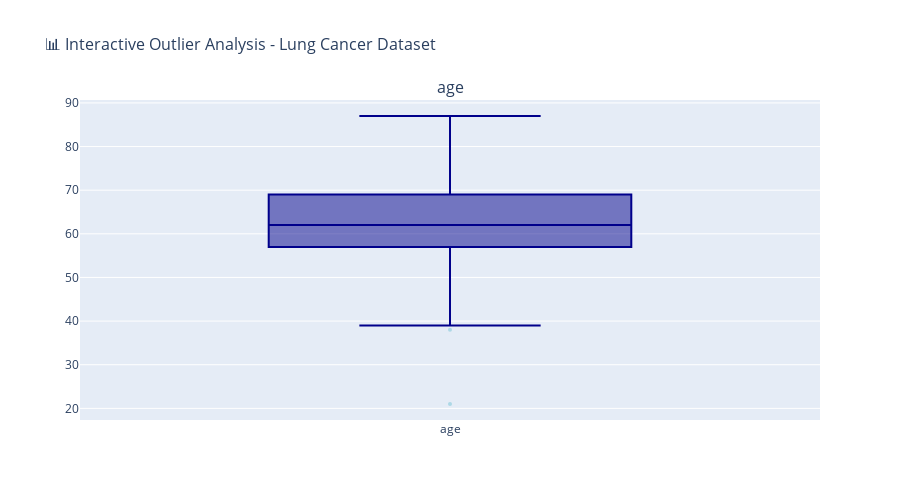
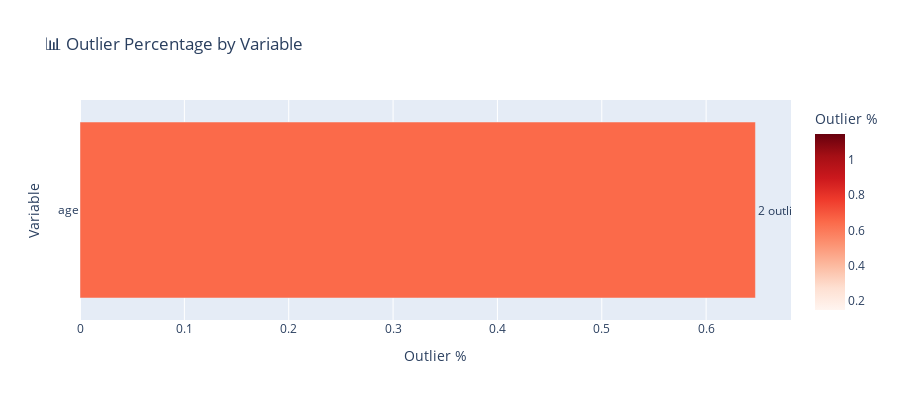

The notebook cell saved with these charts, in order:
### Markdown cell above
# 📊 Distribution Analysis & Statistical Insights

## 🎯 Understanding Data Distributions Through Box Plots
Statistical exploration of variable distributions, outliers, and patterns across patient features.

## 🔍 Key Distribution Patterns Revealed

### ⚡ Age Distribution
- **Range:** 21-82 years
- **Median:** ~61 years
- **Pattern:** Slightly right-skewed
- Majority of patients between 50-70 years
- Very few younger patients (21-38) are outliers
- Most patients cluster around the median age

### 👥 Binary Symptom Variables
- **Values:** 0 or 1 (absent/present)
- **Pattern:** Mostly balanced, some symptoms more prevalent
- No extreme outliers since binary values are constrained
- Useful for correlation and pattern detection

## 🎯 Critical Statistical Insights

### 🔥 Outlier Significance

#### 🌡️ Age Outliers
- **Lower-bound outliers:** Younger patients (21-38)
- **Upper-bound:** None beyond 87
- Rare age outliers have minimal impact on overall dataset patterns

#### 📈 Distribution Shapes
- **Age:** Slightly right-skewed
- **Symptoms:** Binary, evenly distributed
- **Target (lung_cancer):** 0/1, no continuous outliers

#### 🎯 Risk Implications
- Age may influence lung cancer risk but extreme ages are rare
- Binary symptom variables show no anomalous data
- Tail observations can be noted but are not critical for modeling

## 🚀 Strategic Implications

### 🎯 Data-Driven Modeling

#### 🎯 Feature Selection
- Include age and binary symptoms
- Rare outliers in age can be left as is or capped

#### 📋 Data Preprocessing
- Binary variables do not require outlier handling
- Age may be normalized or scaled if needed for algorithms sensitive to magnitude

#### 💡 Summary Insight
- Most features are well-behaved
- Only age shows minor outliers (0.65%)
- Dataset is generally clean and ready for predictive modeling

### Code cell
from plotly.subplots import make_subplots
import plotly.graph_objects as go
import plotly.express as px
import pandas as pd

# 1️⃣ Identificar variables numéricas
numerical_cols = ['age']
numerical_df = df[numerical_cols]

# 2️⃣ Crear subplots interactivos de Boxplot
fig = make_subplots(
    rows=1, cols=len(numerical_cols),
    subplot_titles=numerical_cols,
    vertical_spacing=0.08,
    horizontal_spacing=0.08
)

for i, column in enumerate(numerical_cols):
    fig.add_trace(
        go.Box(
            y=numerical_df[column],
            name=column,
            boxpoints='outliers',
            marker=dict(color='lightblue', outliercolor='red', size=4),
            line=dict(color='darkblue'),
            showlegend=False
        ),
        row=1, col=i+1
    )

fig.update_layout(
    title_text="📊 Interactive Outlier Analysis - Lung Cancer Dataset",
    height=500,
    showlegend=False,
    title_font_size=16
)
fig.show()

# Calculate comprehensive outlier statistics
print("\n" + "="*90)
print("🔍 COMPREHENSIVE OUTLIER ANALYSIS REPORT")
print("="*90)

outlier_analysis = []

for col in numerical_cols:
    Q1 = numerical_df[col].quantile(0.25)
    Q3 = numerical_df[col].quantile(0.75)
    IQR = Q3 - Q1
    
    lower_bound = Q1 - 1.5 * IQR
    upper_bound = Q3 + 1.5 * IQR
    
    outliers_mask = (numerical_df[col] < lower_bound) | (numerical_df[col] > upper_bound)
    outliers = numerical_df[col][outliers_mask]
    outlier_count = len(outliers)
    outlier_percentage = (outlier_count / len(numerical_df)) * 100
    
    extreme_outlier_mask = (numerical_df[col] < Q1 - 3*IQR) | (numerical_df[col] > Q3 + 3*IQR)
    extreme_outlier_count = extreme_outlier_mask.sum()
    
    outlier_analysis.append({
        'Variable': col,
        'Q1': Q1,
        'Q3': Q3,
        'IQR': IQR,
        'Lower_Bound': lower_bound,
        'Upper_Bound': upper_bound,
        'Outlier_Count': outlier_count,
        'Outlier_Percentage': outlier_percentage,
        'Extreme_Outliers': extreme_outlier_count,
        'Min_Outlier': outliers.min() if outlier_count>0 else None,
        'Max_Outlier': outliers.max() if outlier_count>0 else None
    })
    
    # Detalle del análisis por variable
    print(f"\n📈 {col.upper()}")
    print("-" * (len(col)+5))
    print(f"   📊 Quartiles:")
    print(f"      • Q1: {Q1:.2f}")
    print(f"      • Q3: {Q3:.2f}")
    print(f"      • IQR: {IQR:.2f}")
    print(f"   🎯 Outlier Bounds:")
    print(f"      • Lower: {lower_bound:.2f}")
    print(f"      • Upper: {upper_bound:.2f}")
    print(f"   🚨 Outlier Stats:")
    print(f"      • Total Outliers: {outlier_count} ({outlier_percentage:.2f}%)")
    print(f"      • Extreme Outliers: {extreme_outlier_count}")
    if outlier_count>0:
        print(f"   📍 Outlier Range: Min={outliers.min():.2f}, Max={outliers.max():.2f}")


# 5️⃣ Visualización interactiva de porcentajes de outliers
fig_summary = px.bar(
    outlier_summary_df,
    x='Outlier_Percentage',
    y='Variable',
    color='Outlier_Percentage',
    text='Outlier_Count',
    color_continuous_scale='Reds',
    labels={'Outlier_Percentage':'Outlier %', 'Variable':'Variable'},
    title='📊 Outlier Percentage by Variable'
)
fig_summary.update_traces(texttemplate='%{text} outliers', textposition='outside')
fig_summary.update_layout(height=400, yaxis={'categoryorder':'total ascending'})
fig_summary.show()

print(f"\n{'='*90}")
print("💡 KEY INSIGHTS & INTERPRETATIONS")
print("="*90)

high_outlier_vars = outlier_summary_df[outlier_summary_df['Outlier_Percentage'] > 10]['Variable'].tolist()
moderate_outlier_vars = outlier_summary_df[(outlier_summary_df['Outlier_Percentage'] >= 5) & 
                                         (outlier_summary_df['Outlier_Percentage'] <= 10)]['Variable'].tolist()
low_outlier_vars = outlier_summary_df[outlier_summary_df['Outlier_Percentage'] < 5]['Variable'].tolist()

print(f"\n🔴 HIGH OUTLIER VARIABLES (>10%):")
for var in high_outlier_vars:
    pct = outlier_summary_df[outlier_summary_df['Variable'] == var]['Outlier_Percentage'].iloc[0]
    print(f"   • {var}: {pct:.1f}% outliers")

print(f"\n🟡 MODERATE OUTLIER VARIABLES (5-10%):")
for var in moderate_outlier_vars:
    pct = outlier_summary_df[outlier_summary_df['Variable'] == var]['Outlier_Percentage'].iloc[0]
    print(f"   • {var}: {pct:.1f}% outliers")

print(f"\n🟢 LOW OUTLIER VARIABLES (<5%):")
for var in low_outlier_vars:
    pct = outlier_summary_df[outlier_summary_df['Variable'] == var]['Outlier_Percentage'].iloc[0]
    print(f"   • {var}: {pct:.1f}% outliers")

print(f"\n📊 STATISTICAL OBSERVATIONS:")
total_outliers = outlier_summary_df['Outlier_Count'].sum()
avg_outlier_pct = outlier_summary_df['Outlier_Percentage'].mean()
print(f"   • Total outliers across all variables: {total_outliers:,}")
print(f"   • Average outlier percentage: {avg_outlier_pct:.2f}%")
print(f"   • Variables with perfect distribution: {len(low_outlier_vars)} out of {len(numerical_cols)}")

print(f"\n🎯 RECOMMENDATIONS:")
print(f"   • Consider log transformation for highly skewed variables")
print(f"   • Investigate extreme outliers for data quality issues")
print(f"   • Use robust statistical methods for variables with >10% outliers")
print(f"   • Binary variables show excellent data quality (0% outliers)")

### Figure 1 — Plotly figure (JSON) as saved in the notebook; plotly's stock layout.template omitted (floating-point values rounded to 4 significant figures; data arrays with more than 128 entries replaced by an {"elided": "..."} marker saying what was removed)
{"data": [{"boxpoints": "outliers", "line": {"color": "darkblue"}, "marker": {"color": "lightblue", "outliercolor": "red", "size": 4}, "name": "age", "showlegend": false, "type": "box", "xaxis": "x", "y": {"elided": "309 int values"}, "yaxis": "y"}], "layout": {"annotations": [{"font": {"size": 16}, "showarrow": false, "text": "age", "x": 0.5, "xanchor": "center", "xref": "paper", "y": 1, "yanchor": "bottom", "yref": "paper"}], "height": 500, "showlegend": false, "title": {"font": {"size": 16}, "text": "📊 Interactive Outlier Analysis - Lung Cancer Dataset"}, "xaxis": {"anchor": "y", "domain": [0, 1]}, "yaxis": {"anchor": "x", "domain": [0, 1]}}}

### Figure 2 — Plotly figure (JSON) as saved in the notebook; plotly's stock layout.template omitted (floating-point values rounded to 4 significant figures)
{"data": [{"hovertemplate": "Outlier %=%{marker.color}<br>Variable=%{y}<br>Outlier_Count=%{text}<extra></extra>", "legendgroup": "", "marker": {"color": [0.6472], "coloraxis": "coloraxis", "pattern": {"shape": ""}}, "name": "", "orientation": "h", "showlegend": false, "text": [2.0], "textposition": "outside", "texttemplate": "%{text} outliers", "type": "bar", "x": [0.6472], "xaxis": "x", "y": ["age"], "yaxis": "y"}], "layout": {"barmode": "relative", "coloraxis": {"colorbar": {"title": {"text": "Outlier %"}}, "colorscale": [[0, "rgb(255,245,240)"], [0.125, "rgb(254,224,210)"], [0.25, "rgb(252,187,161)"], [0.375, "rgb(252,146,114)"], [0.5, "rgb(251,106,74)"], [0.625, "rgb(239,59,44)"], [0.75, "rgb(203,24,29)"], [0.875, "rgb(165,15,21)"], [1, "rgb(103,0,13)"]]}, "height": 400, "legend": {"tracegroupgap": 0}, "title": {"text": "📊 Outlier Percentage by Variable"}, "xaxis": {"anchor": "y", "domain": [0, 1], "title": {"text": "Outlier %"}}, "yaxis": {"anchor": "x", "categoryorder": "total ascending", "domain": [0, 1], "title": {"text": "Variable"}}}}
